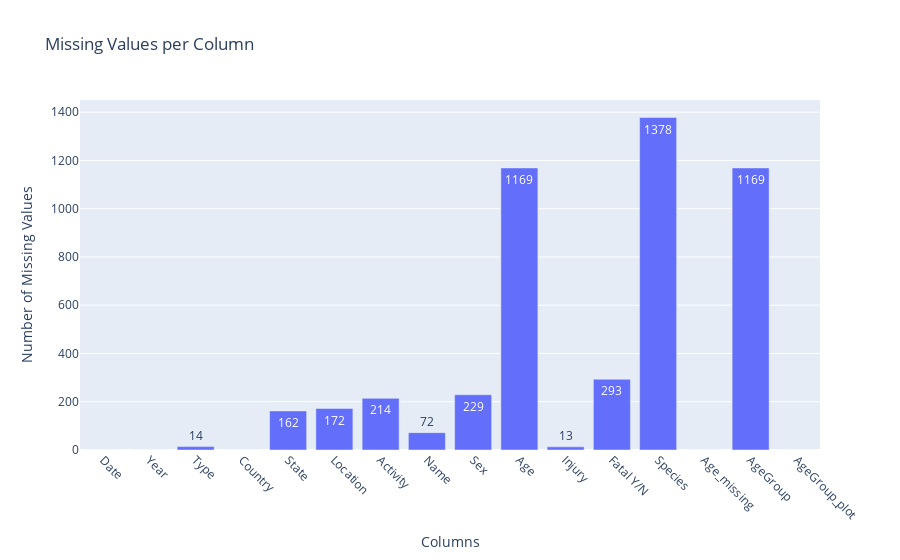

Notebook source saved alongside this figure:
### Code cell
# Calculate missing values per column
missing_per_column = df.isna().sum()

# Convert to a dataframe for Plotly
missing_df = missing_per_column.reset_index()
missing_df.columns = ['column', 'missing_count']

# Create bar chart (histogram style)
fig = px.bar(
    missing_df,
    x='column',
    y='missing_count',
    title='Missing Values per Column',
    labels={'column': 'Columns', 'missing_count': 'Number of Missing Values'},
    text='missing_count'
)

# Rotate x-axis labels for readability
fig.update_layout(xaxis_tickangle=45)

fig.show()

### Figure 1 — Plotly figure (JSON) as saved in the notebook; plotly's stock layout.template omitted (floating-point values rounded to 4 significant figures)
{"data": [{"alignmentgroup": "True", "hovertemplate": "Columns=%{x}<br>Number of Missing Values=%{text}<extra></extra>", "legendgroup": "", "marker": {"color": "#636efa", "pattern": {"shape": ""}}, "name": "", "offsetgroup": "", "orientation": "v", "showlegend": false, "text": [0, 0, 14, 0, 162, 172, 214, 72, 229, 1169, 13, 293, 1378, 0, 1169, 0], "textposition": "auto", "type": "bar", "x": ["Date", "Year", "Type", "Country", "State", "Location", "Activity", "Name", "Sex", "Age", "Injury", "Fatal Y/N", "Species ", "Age_missing", "AgeGroup", "AgeGroup_plot"], "xaxis": "x", "y": [0, 0, 14, 0, 162, 172, 214, 72, 229, 1169, 13, 293, 1378, 0, 1169, 0], "yaxis": "y"}], "layout": {"barmode": "relative", "legend": {"tracegroupgap": 0}, "title": {"text": "Missing Values per Column"}, "xaxis": {"anchor": "y", "domain": [0, 1], "tickangle": 45, "title": {"text": "Columns"}}, "yaxis": {"anchor": "x", "domain": [0, 1], "title": {"text": "Number of Missing Values"}}}}
